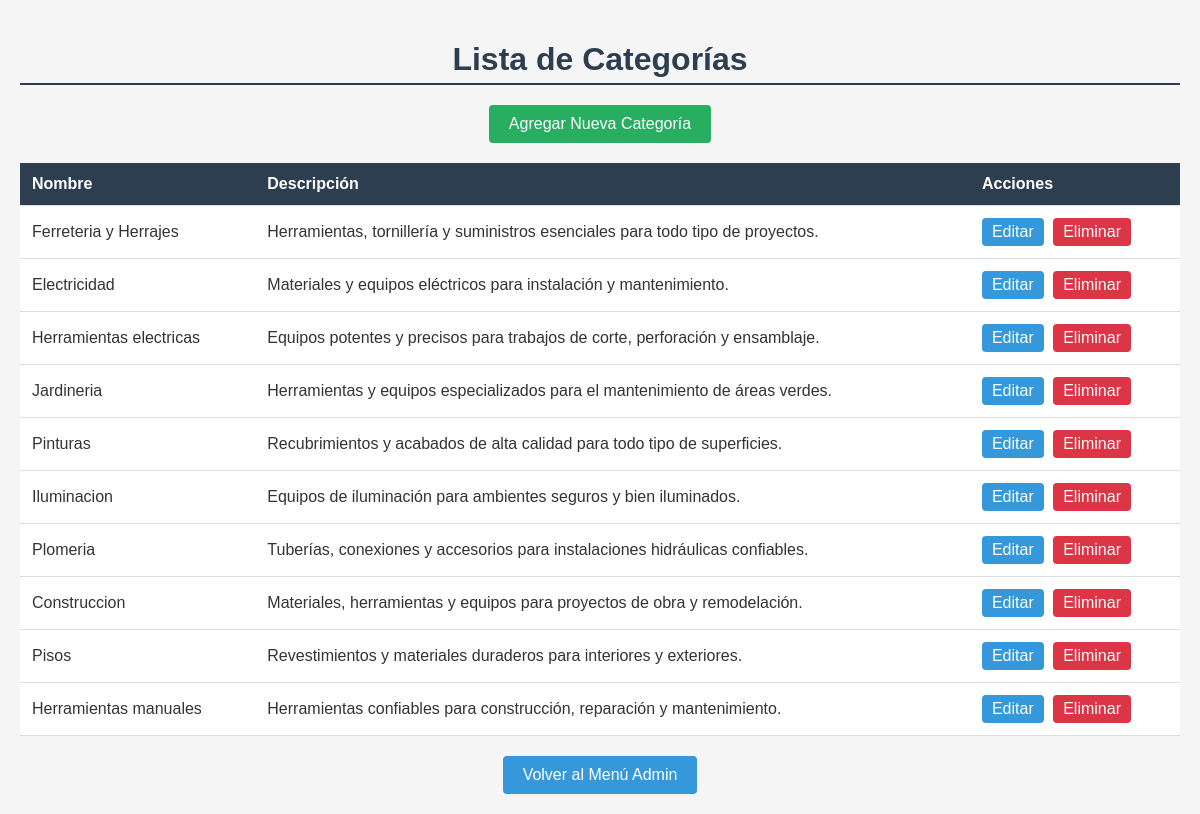
Screenshot of /categories/ (signed in) with the database file from the repository.
### store/models.py (models this page shows, shortened)
class Category(models.Model):
    name = models.CharField(max_length=100, unique=True)
    description = models.TextField(blank=True)
    image = models.ImageField(upload_to='categories/', null=True, blank=True)

### store/views.py (the view)
# urls.py: path('categories/', views.category_list, name='category_list'),
@login_required
@user_passes_test(is_admin)
def category_list(request):
    categories = Category.objects.all()
    return render(request, 'store/category_list.html', {'categories': categories})

### store/views.py (called while the page is built)
def is_admin(user):
    return user.is_authenticated and user.is_staff

### store/templates/store/category_list.html (shortened to what this page needs)
{% load static %}
<!DOCTYPE html>
<html lang="es">
<head>
    <link rel="stylesheet" href="{% static 'store/css/admin_styles.css' %}">
</head>
<body>
    <div class="main-container">
        <h1>Lista de Categorías</h1>
        <div style="text-align: center; margin-bottom: 20px;">
            <a href="{% url 'add_category' %}" style="display: inline-block; padding: 10px 20px; background-color: #27ae60; color: white; text-decoration: none; border-radius: 4px;">Agregar Nueva Categoría</a>
        </div>
        <div class="table-wrapper">
            <table>
                <thead>
                    <tr>
                        <th>Nombre</th>
                        <th>Descripción</th>
                        <th>Acciones</th>
                    </tr>
                </thead>
                <tbody>
                    {% for category in categories %}
                    <tr>
                        <td>{{ category.name }}</td>
                        <td>{{ category.description|default:"Sin descripción" }}</td>
                        <td>
                            <a href="{% url 'edit_category' category.pk %}" class="edit-button">Editar</a>
                            <a href="{% url 'delete_category' category.pk %}" class="delete-button">Eliminar</a>
                        </td>
                    </tr>
                    {% empty %}
                    <tr>
                        <td colspan="3" style="text-align: center;">No hay categorías registradas.</td>
                    </tr>
                    {% endfor %}
                </tbody>
            </table>
        </div>
        <div style="text-align: center; margin-top: 20px;">
            <a href="{% url 'admin_menu' %}" style="display: inline-block; padding: 10px 20px; background-color: #3498db; color: white; text-decoration: none; border-radius: 4px;">Volver al Menú Admin</a>
        </div>
    </div>
</body>
</html>

### store/static/store/css/admin_styles.css (style rules this page uses)
* { box-sizing: border-box; }
body { font-family: Arial, sans-serif; margin: 0; padding: 20px; background-color: #f5f5f5; color: #333; min-height: 100vh; display: flex; flex-direction: column; }
.main-container { max-width: 1400px; margin: 0 auto; width: 100%; flex: 1; }
h1 { color: #2c3e50; border-bottom: 2px solid #2c3e50; padding-bottom: 5px; margin-bottom: 20px; text-align: center; }
a { text-decoration: none; color: #2980b9; }
table { width: 100%; max-width: 1400px; border-collapse: collapse; background-color: white; box-shadow: 0 2px 5px rgba(0, 0, 0, 0.1); margin: 0 auto; }
.table-wrapper { overflow-x: auto; max-width: 1400px; margin: 0 auto; }
th, td { padding: 12px; text-align: left; border-bottom: 1px solid #ddd; }
th { background-color: #2c3e50; color: white; }
td a.edit-button { padding: 5px 10px; background-color: #3498db; color: white; border-radius: 4px; display: inline-block; margin-right: 5px; }
.delete-button { padding: 5px 10px; background-color: #dc3545; color: white; text-decoration: none; border-radius: 4px; display: inline-block; }

### rows the page displays
Category: name "Ferreteria y Herrajes", description "Herramientas, tornillería y suministros esenciales para todo tipo de proyectos."
Category: name "Electricidad", description "Materiales y equipos eléctricos para instalación y mantenimiento."
Category: name "Herramientas electricas", description "Equipos potentes y precisos para trabajos de corte, perforación y ensamblaje."
Category: name "Jardineria", description "Herramientas y equipos especializados para el mantenimiento de áreas verdes."
Category: name "Pinturas", description "Recubrimientos y acabados de alta calidad para todo tipo de superficies."
Category: name "Iluminacion", description "Equipos de iluminación para ambientes seguros y bien iluminados."
Category: name "Plomeria", description "Tuberías, conexiones y accesorios para instalaciones hidráulicas confiables."
Category: name "Construccion", description "Materiales, herramientas y equipos para proyectos de obra y remodelación."
Category: name "Pisos", description "Revestimientos y materiales duraderos para interiores y exteriores."
Category: name "Herramientas manuales", description "Herramientas confiables para construcción, reparación y mantenimiento."
